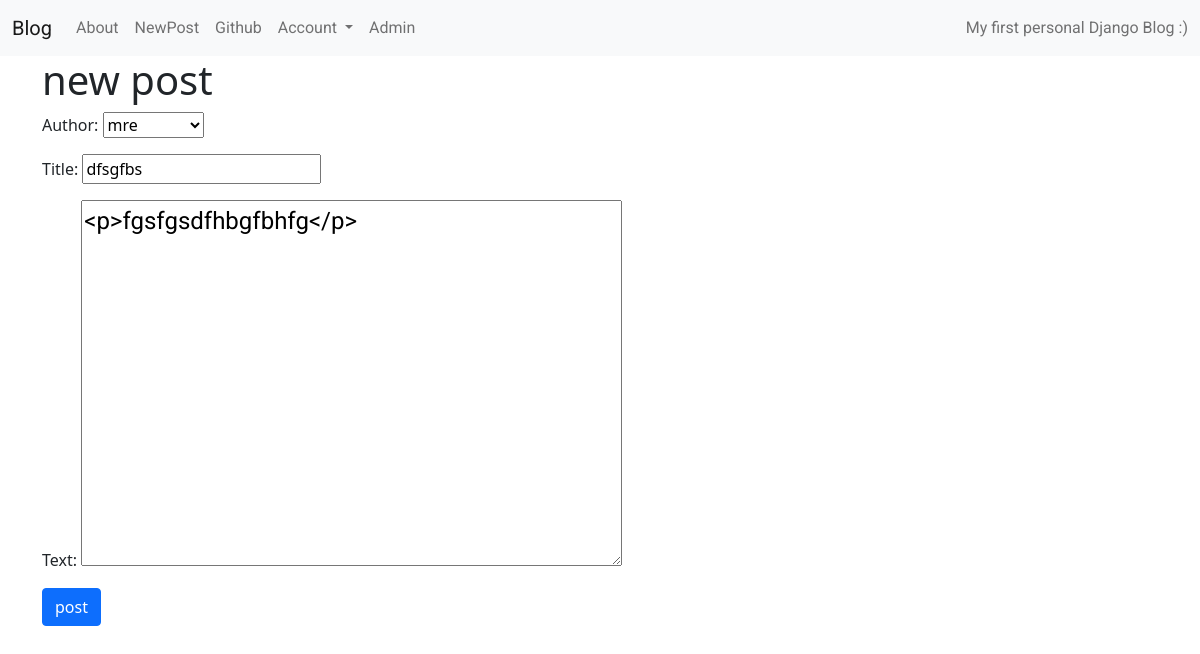
The page /post/11/edit/ (signed in) on the database its author committed.
### blog/models.py (models this page shows, shortened)
class Post(models.Model):
    author = models.ForeignKey('auth.User', on_delete = models.CASCADE)
    title = models.CharField(max_length=200)
    text = models.TextField()
    created_date = models.DateTimeField(default = timezone.now)
    published_date = models.DateTimeField(blank = True, null = True)

### blog/views.py (the view)
# urls.py: path('post/<int:pk>/edit/', views.PostUpdateView.as_view(), name = 'post_edit'),
class PostUpdateView(LoginRequiredMixin, UpdateView):
    login_url = '/login/'
    redirect_field_name = 'blog/blog_detail.html'
    form_class = PostForm
    model = Post

### blog/forms.py
class PostForm(forms.ModelForm):
    class Meta():
        model = Post
        fields = ('author', 'title', 'text')
        widgets = {
            'title' : forms.TextInput(attrs={'class':'textinputclass'}),
            'text' : forms.Textarea(attrs={'class':'editable medium-editor-textarea postcontent'})
        }

### blog/templates/blog/post_form.html (shortened to what this page needs)
{% extends "blog/base.html"%}
{% block body_block %}
  <div class="centerstage">
    <h1 class="custom-capitalize">new post</h1>
    <form class="post-form" method="post">
      {{form.as_p}}
      <input type="submit" class="save btn btn-primary" value="post">
    </form>
  </div>
{% endblock %}

### blog/static/css/blog.css (style rules this page uses)
.centerstage { margin-left: auto; margin-right: auto; }
.postcontent { font-family: 'Roboto', sans-serif; font-size: 1.5em; }

### rows shown on the page
Post: author "mre", title "dfsgfbs", text "<p>fgsfgsdfhbgfbhfg</p>"
